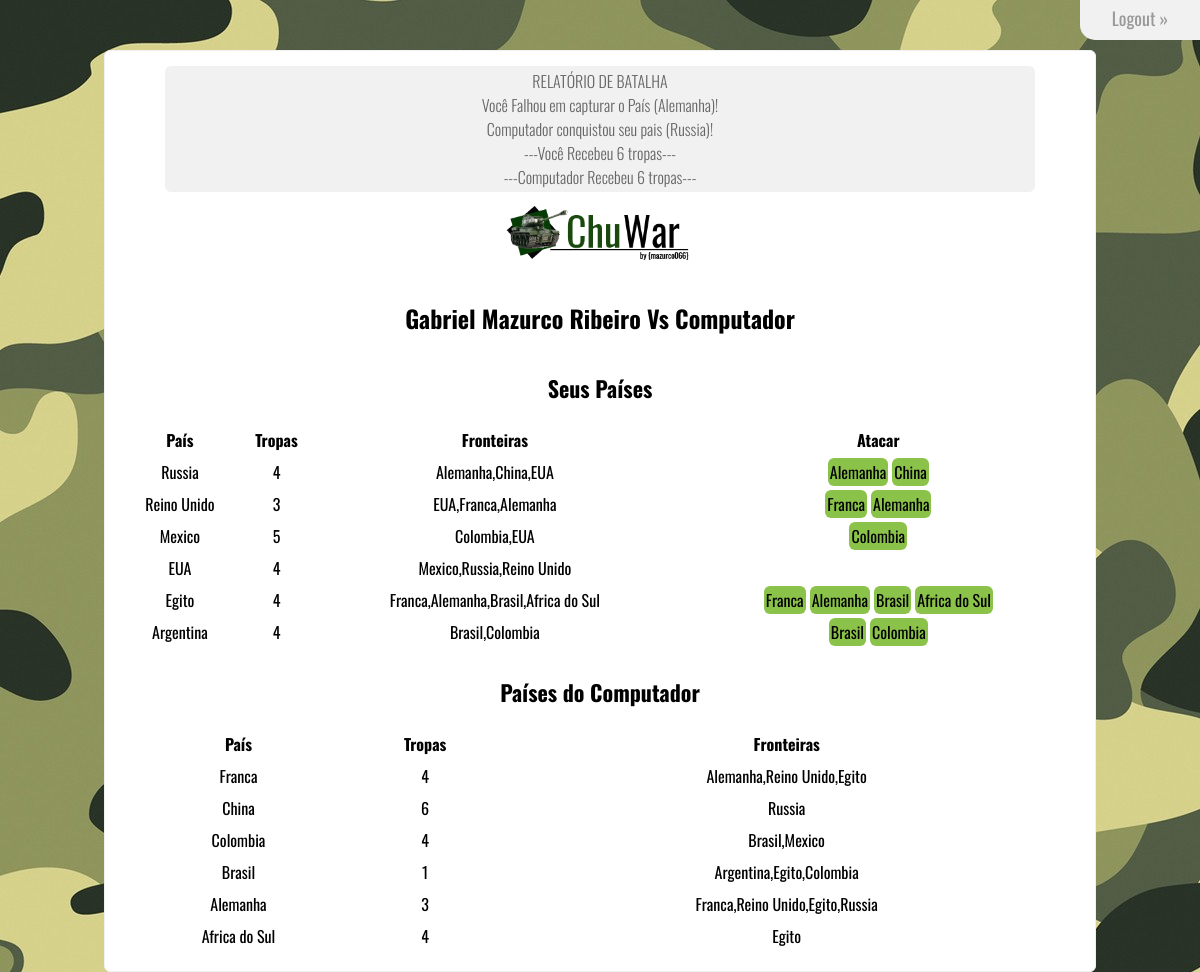
/index.php?acao=atacar&idAtacante=12&idDefensor=2 (signed in), run on the app's committed database.
### tables this page shows
CREATE TABLE `status_paises` (
  `ID` int(11) NOT NULL,
  `Jogo_ID` int(11) NOT NULL,
  `Pais_ID` int(11) NOT NULL,
  `Nome` varchar(50) NOT NULL,
  `tropas` int(11) NOT NULL,
  `Pertence` varchar(50) NOT NULL,
  `fronteiras` varchar(90) DEFAULT NULL
);

### classes/bean/Pais.class.php (called while the page is built, shortened)
<?php
class Pais{
	private $ID;
	private $Nome;
	private $tropas;
	private $fronteiras;
	function setID($id){
		$this->ID = $id;
	}
	function getID(){
		return $this->ID;
	}
	function setNome($nome){
		$this->Nome = $nome;
	}
	function getNome(){
		return $this->Nome;
	}
	function setTropas($Tropas){
		$this->tropas = $Tropas;
	}
	function getTropas(){
		return  $this->tropas;
	}
	function setFronteiras($fronteiras){
		$this->fronteiras = $fronteiras;
	}
	function getFronteiras(){
		return $this->fronteiras;
	}
	function incrementar(){
		$this->tropas++;
	}
}
?>

### classes/bean/Jogo.class.php (called while the page is built, shortened)
<?php
class Jogo{
  private $usuario;
  private $computador;
  function __construct(Usuario $user){
    $this->usuario = $user;
    $this->computador = new Computador();
    $this->Vpaises = $this->recuperaPaises();
  }
  function getPaisesUsuario(){
    return $this->usuario->getPaises();
  }
  function getPaisesComputador(){
    return $this->computador->getPaises();
  }
  function recuperaPaises(){
    $conexao = new DB;
    $conexao=$conexao->getConnection();
    $rs = $conexao->prepare("SELECT * FROM paises");
    if ($rs->execute()){
      $paises = [];
      while($pais = $rs->fetch(PDO::FETCH_OBJ)){
        $objeto = new Pais();
        $objeto->setID($pais->ID);
        $objeto->setNome($pais->Nome);
        $objeto->setTropas($pais->tropas);
        $objeto->setFronteiras($pais->fronteiras);
        $paises[] = $objeto;
      }
      return $paises;
    }
    else{
      $flash="OPS!... ouve algum erro em nosso Sistema. Por Favor contate administrador!";
      echo $flash;
    }
  }
  function carregaJogo(){
    $conexao = new DB;
    $conexao=$conexao->getConnection();
    $rs = $conexao->prepare("Select ID from jogos where id_usuario = ?");
    $id = $this->usuario->getId();
    $rs->bindParam(1,$id);
    if ($rs->execute()){
      $row = $rs->fetch(PDO::FETCH_OBJ);
      $idJogo = $row->ID;
      $rs = $conexao->prepare("SELECT * from status_paises WHERE Jogo_ID = ? and Pertence = 'Jogador'");
      $rs->bindParam(1,$idJogo);
      $rs->execute();
      if($rs->rowCount() > 0){
        $paisesUs = [];
        while($pais = $rs->fetch(PDO::FETCH_OBJ)){
          $objeto = new Pais();
          $objeto->setID($pais->Pais_ID);
          $objeto->setNome($pais->Nome);
          $objeto->setTropas($pais->tropas);
          $objeto->setFronteiras($pais->fronteiras);
          $paisesUs[] = $objeto;
        }
        $this->usuario->setPaises($paisesUs);
      }
      $rs = $conexao->prepare("SELECT * from status_paises WHERE Jogo_ID = ? and Pertence = 'Computador'");
      $rs->bindParam(1,$idJogo);
      $rs->execute();
      if($rs->rowCount() > 0){
        $paisesCp = [];
        while($pais = $rs->fetch(PDO::FETCH_OBJ)){
          $objeto = new Pais();
          $objeto->setID($pais->Pais_ID);
          $objeto->setNome($pais->Nome);
          $objeto->setTropas($pais->tropas);
          $objeto->setFronteiras($pais->fronteiras);
          $paisesCp[] = $objeto;
        }
        $this->computador->setPaises($paisesCp);
      }
    }
    else{
      $flash="OPS!... ouve algum erro em nosso Sistema. Por Favor contate administrador!";
      echo $flash;
    }
  }
}
 ?>

### includes/eventos.php (called while the page is built, shortened)
<?php
    $startaction="";
    if(isset($_GET["acao"])){
        $startaction=1;
    }
    include("classes/DAO/DB.class.php");
    include("classes/DAO/Usuarios.class.php");
    include("classes/DAO/Jogo.class.php");
    include("classes/bean/Usuario.class.php");
    include("classes/bean/Computador.class.php");
    include("classes/bean/Pais.class.php");
    include("classes/bean/Jogo.class.php");
    if($startaction == 1){
        include("controllers/ataque.php");
    }
?>

### classes/bean/Usuario.class.php (called while the page is built, shortened)
<?php
class Usuario{
  private $id;
  private $paises = NULL;
  public function setId($id){
    $this->id = $id;
  }
  public function getId(){
    return $this->id;
  }
  public function setPaises($paises){
		$this->paises = $paises;
	}
	public function getPaises(){
		return $this->paises;
	}
}
?>

### classes/bean/Computador.class.php (called while the page is built)
<?php
class Computador{
  private $paises = NULL;
  public function setPaises($paises){
		$this->paises = $paises;
	}
	public function getPaises(){
		return $this->paises;
	}
}
?>

### includes/imprimeTabela.php (the view)
<p style="text-align: center; font: 400 22px Oswald;"><b>Seus Países</b></p>
<br>
<table width="100%" border="0">
        <tr>
            <th>País</th>
            <th>Tropas</th>
            <th>Fronteiras</th>
            <th>Atacar</th>
        </tr>
        <?php
          foreach ($Vusuario as $key => $value) {
        ?>
        <tr>
          <td style="text-align: center"><?php echo $value->getNome(); ?></td>
          <td style="text-align: center"><?php echo $value->getTropas(); ?></td>
          <td style="text-align: center"><?php echo $value->getFronteiras(); ?></td>
          <td style="text-align: center">
            <?php
              $front = $value->getFronteiras();
              $listaFronteiras = explode(",", $front);
              foreach ($listaFronteiras as $item => $valor){
                foreach ($Vcomputador as $pais => $p) {
                  $nomePais = $p->getNome();
                  $idAtacante = $value->getID();
                  $idDefensor = $p->getID();
                  if(strcmp($valor, $nomePais) == 0){
                    echo '<a id="ataque" href="index.php?acao=atacar&amp;idAtacante='.$idAtacante.'&idDefensor='.$idDefensor.'">'.$nomePais.'</a>';
                  }
                }
              }
            ?>
          </td>
        </tr>
        <?php
          }
         ?>
</table>
<br>
<p style="text-align: center; font: 400 22px Oswald;"><b>Países do Computador</b></p>
<br>
<table width="100%" border="0">
        <tr>
            <th>País</th>
            <th>Tropas</th>
            <th>Fronteiras</th>
        </tr>
        <?php
          foreach ($Vcomputador as $key => $value) {
        ?>
        <tr>
          <td style="text-align: center"><?php echo $value->getNome(); ?></td>
          <td style="text-align: center"><?php echo $value->getTropas(); ?></td>
          <td style="text-align: center"><?php echo $value->getFronteiras(); ?></td>
        </tr>
        <?php
          }
         ?>
</table>

### classes/DAO/Jogo.class.php (shortened to what this page needs)
<?php
	class JogoDAO{
		private $Atacante = NULL;
		private $Defensor = NULL;
		private $paisesUs = NULL;
		private $paisesCp = NULL;
		private $OrigemCp = NULL;
		private $AlvoCp = NULL;
		function __construct($id, $PU, $PC, $At, $Df){
			$this->paisesUs = $PU;
			$this->paisesCp = $PC;
			$this->Atacante = $At;
			$this->Defensor = $Df;
		}
		function ocuparPais($paisOrigem, $paisDefensor){
			$tropasAliadas = $this->paisesUs[$paisOrigem]->getTropas();
			$tropasInimigas = $this->paisesCp[$paisDefensor]->getTropas();
			for ($i = 1; $i <= $tropasAliadas; $i++){
				$dado = rand(1, 10);
				if ($dado > 5){
					$tropasInimigas--;
				}
			}
			if ($tropasInimigas <= 0){
				$tropasInimigas = 1;
				$this->paisesCp[$paisDefensor]->setTropas($tropasInimigas);
				$OBJ = $this->paisesCp[$paisDefensor];
				unset($this->paisesCp[$paisDefensor]);
				$this->paisesUs[] = $OBJ;
				return true;
			}
			else{
				$this->paisesCp[$paisDefensor]->setTropas($tropasInimigas);
				return false;
			}
		}
		function atacarInimigo(){
			foreach ($this->paisesUs as $key => $value) {
				if($value->getID() == $this->Atacante){
					$OrigemKey = $key;
				}
			}
			foreach ($this->paisesCp as $key => $value) {
				if($value->getID() == $this->Defensor){
					$DestinoKey = $key;
					$nomePais = $this->paisesCp[$DestinoKey]->getNome();
				}
			}
			if($this->ocuparPais($OrigemKey, $DestinoKey)){
				return "Você Conquistou o País Inimigo (".$nomePais.")! <br>";
			}
			else{
				return "Você Falhou em capturar o País (".$nomePais.")! <br>";
			}
		}
		function tomarPais($paisOrigem, $paisDefensor){
			$tropasAliadas = $this->paisesCp[$paisOrigem]->getTropas();
			$tropasInimigas = $this->paisesUs[$paisDefensor]->getTropas();
			for ($i = 1; $i <= $tropasAliadas; $i++){
				$dado = rand(1, 10);
				if ($dado > 5){
					$tropasInimigas--;
				}
			}
			if ($tropasInimigas <= 0){
				$tropasInimigas = 1;
				$this->paisesUs[$paisDefensor]->setTropas($tropasInimigas);
				$OBJ = $this->paisesUs[$paisDefensor];
				$this->paisesCp[] = $OBJ;
				return true;
			}
			else{
				$this->paisesUs[$paisDefensor]->setTropas($tropasInimigas);
				return false;
			}
		}
		function contraAtacar(){
			foreach ($this->paisesCp as $key => $value) {
				if (isset($this->paisesCp[$key])){
					if($value->getID() == $this->OrigemCp){
						$OrigemKey = $key;
					}
				}
			}
			foreach ($this->paisesUs as $key => $value) {
					if($value->getID() == $this->AlvoCp){
						$DestinoKey = $key;
						$nomePais = $this->paisesUs[$DestinoKey]->getNome();
					}
			}
			if($this->tomarPais($OrigemKey, $DestinoKey)){
				return "Computador conquistou seu pais (".$nomePais.")! <br>";
			}
			else{
				return "Computador Falhou em capturar seu País (".$nomePais.")! <br>";
			}
		}
		function calcularEstrategia($possibilidades){
			$melhor = $possibilidades[0];
			$melhorVantagem = 0;
			foreach ($possibilidades as $key => $value) {
				$tropasAliadas = $value["tropasAtacante"];
				$tropasInimigas	= $value["tropasDefensor"];
				if ($tropasAliadas - $tropasInimigas > $melhorVantagem){
					$melhorVantagem = $tropasAliadas - $tropasInimigas;
					$melhor = $value;
				}
			}
			$this->OrigemCp = $melhor["atacante"];
			$this->AlvoCp = $melhor["defensor"];
		}
		function sortearExercitos(){
			$CountUs = count($this->paisesUs) - 1;
			$CountCp = count($this->paisesCp) - 1;
			for ($i = 0; $i < 6; $i++){
				do{
					$pos = rand(0, $CountUs);
				}while(!isset($this->paisesUs[$pos]));
				$this->paisesUs[$pos]->incrementar();
			}
			for ($i = 0; $i < 6; $i++){
				do{
					$pos = rand(0, $CountCp);
				}while(!isset($this->paisesCp[$pos]));
				$this->paisesCp[$pos]->incrementar();
			}
			return "---Você Recebeu 6 tropas---<br>---Computador Recebeu 6 tropas---<br>";
		}
	}
?>

### css/estilo.css (style rules this page uses)
* { margin: 0; padding: 0; outline: none; list-style: none; }
a { text-decoration: none; }
body { font: 300 16px Oswald; background-image: url(../img/camo.jpeg); }
table { border-collapse: separate; border-spacing: 0 8px; margin-top: -8px; }
#ataque { padding: 2px; margin: 2px; background: #8bc34a; color: #000; width: 50px; height: 40px; border-radius: 6px; -webkit-border-radius: 6px; -moz-border-radius: 6px; }
.txt,.txt:focus,.sb,.sb:hover,#cadastro,#cadastro:hover,#ataque,#ataque:hover { transition: all 0.5s linear; -webkit-transition: all 0.5s linear; -moz-transition: all 0.5s linear; }

### data on the page
status_paises: Nome "Alemanha", tropas "3", fronteiras "Franca,Reino Unido,Egito,Russia"
status_paises: Nome "Russia", tropas "4", fronteiras "Alemanha,China,EUA"
status_paises: Nome "China", tropas "6", fronteiras "Russia"
status_paises: Nome "Reino Unido", tropas "3", fronteiras "EUA,Franca,Alemanha"
status_paises: Nome "Franca", tropas "4", fronteiras "Alemanha,Reino Unido,Egito"
status_paises: Nome "Mexico", tropas "5", fronteiras "Colombia,EUA"
status_paises: Nome "Colombia", tropas "4", fronteiras "Brasil,Mexico"
status_paises: Nome "EUA", tropas "4", fronteiras "Mexico,Russia,Reino Unido"
status_paises: Nome "Egito", tropas "4", fronteiras "Franca,Alemanha,Brasil,Africa do Sul"
status_paises: Nome "Brasil", tropas "1", fronteiras "Argentina,Egito,Colombia"
status_paises: Nome "Africa do Sul", tropas "4", fronteiras "Egito"
status_paises: Nome "Argentina", tropas "4", fronteiras "Brasil,Colombia"

### other printed values
$usuario->getNome() "Gabriel Mazurco Ribeiro"
